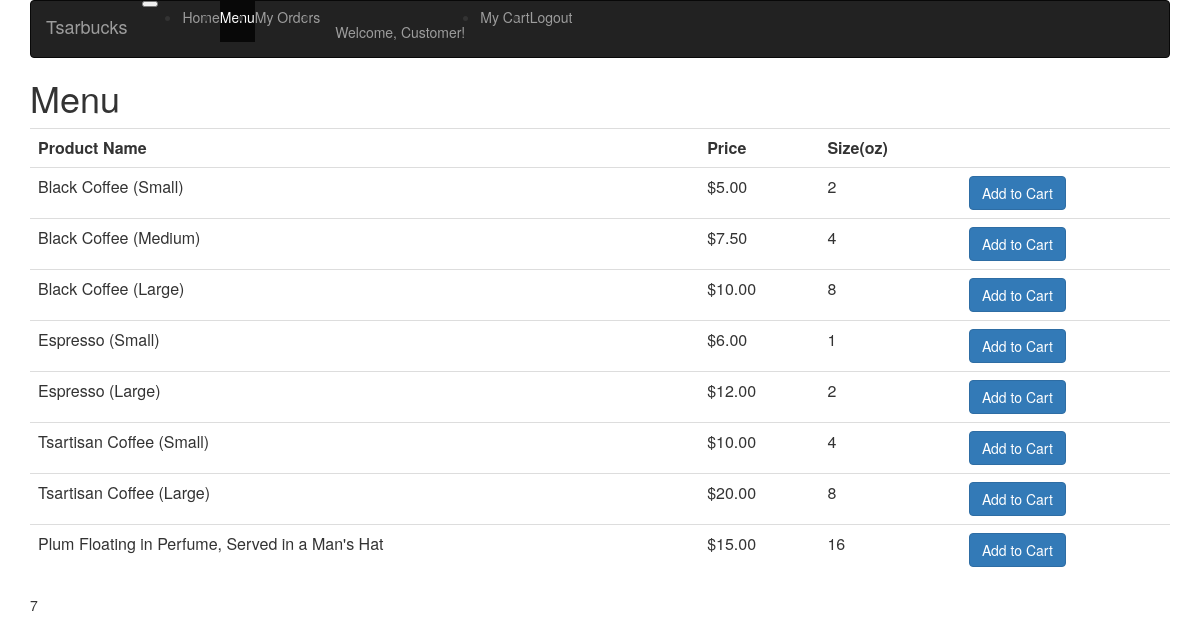
The app's page /scripts/menu.php with its own data.
### tables this page shows
CREATE TABLE `products` (
	`product_id` int(10) unsigned NOT NULL AUTO_INCREMENT,
	`display_name` varchar(255) NOT NULL,
	`price` DECIMAL(4, 2) NOT NULL,
	`size` tinyint(2) NOT NULL COMMENT 'size in ounces',
	`created_at` TIMESTAMP NOT NULL DEFAULT CURRENT_TIMESTAMP,
	`updated_at` TIMESTAMP NULL DEFAULT NULL,
	PRIMARY KEY (`product_id`)
);

CREATE TABLE `orders` (
	`order_id` int(10) unsigned NOT NULL DEFAULT 0,
	`user_id` int(10) NOT NULL,
	`product_id` int(10) NOT NULL,
	`quantity` int(10) NOT NULL,
	`completed` boolean NOT NULL DEFAULT 0,
	`created_at` TIMESTAMP NOT NULL DEFAULT CURRENT_TIMESTAMP,
  	`updated_at` TIMESTAMP NULL DEFAULT NULL,
	PRIMARY KEY (`order_id`, `user_id`, `product_id`)
);

### scripts/menu.php (the view, shortened to what this page needs)
<?php
include "db.php";
$query = "SELECT display_name,price,product_id,size FROM products";
$result = mysqli_query($conn,$query);
?>
<html>
<head>
    <link rel="stylesheet" href="../bootstrap/css/bootstrap.css">
</head>
<body>
<div class="container">
    <nav class="navbar navbar-toggleable-md navbar-inverse bg-inverse">
        <button class="navbar-toggler navbar-toggler-right" type="button" data-toggle="collapse" data-target="#navbarNav" aria-controls="navbarNav" aria-expanded="false" aria-label="Toggle navigation">
        </button>
        <a class="navbar-brand" href="#">Tsarbucks</a>
        <div class="collapse navbar-collapse" id="navbarNav">
            <ul class="navbar-nav">
                <li class="nav-item">
                    <a class="nav-link" href="#">Home<span class="sr-only">(current)</span></a>
                </li>
                <li class="nav-item active">
                    <a class="nav-link" href="#">Menu</a>
                </li>
                <li class="nav-item">
                    <a href="customerOrders.php" class="nav-link">My Orders</a>
                </li>
                <li class="nav-item">
                    <p class="navbar-text">Welcome, Customer!</p>
                </li>
                <li class="nav-item">
                    <a class="nav-link" href="cart.php">My Cart</a>
                </li>
                <li class="nav-item">
                    <a class="nav-link">Logout</a>
                </li>
            </ul>
        </div>
    </nav>
    <h1>Menu</h1>
    <table class="table">
        <th>Product Name</th>
        <th>Price</th>
        <th>Size(oz)</th>
        <th></th>
        <?php
        while($row = mysqli_fetch_array($result)){
            echo "<tr>";
            echo "<td>".$row['display_name']."</td>";
            echo "<td>$".$row['price']."</td>";
            echo "<td>".$row['size']."</td>";
            echo "<td><button id=".$row['product_id']." class='btn btn-primary'>Add to Cart</button></td>";
            echo "</tr>";
        }
        ?>
    </table>
    <?php
    $query = "SELECT order_id FROM orders ORDER BY order_id DESC";
    $result = mysqli_query($conn,$query);
    if(mysqli_num_rows($result)>0){
        $row = mysqli_fetch_array($result);
        $orderId=$row['order_id']+1;
        echo $orderId;
    }else{
        $orderId =1;
    }
    ?>
</div>
</body>
</html>

### records on screen
products: display_name "Black Coffee (Small)", price "5.00", size "2"
products: display_name "Black Coffee (Medium)", price "7.50", size "4"
products: display_name "Black Coffee (Large)", price "10.00", size "8"
products: display_name "Espresso (Small)", price "6.00", size "1"
products: display_name "Espresso (Large)", price "12.00", size "2"
products: display_name "Tsartisan Coffee (Small)", price "10.00", size "4"
products: display_name "Tsartisan Coffee (Large)", price "20.00", size "8"
products: display_name "Plum Floating in Perfume, Served in a Man's Hat", price "15.00", size "16"
orders: order "7"
